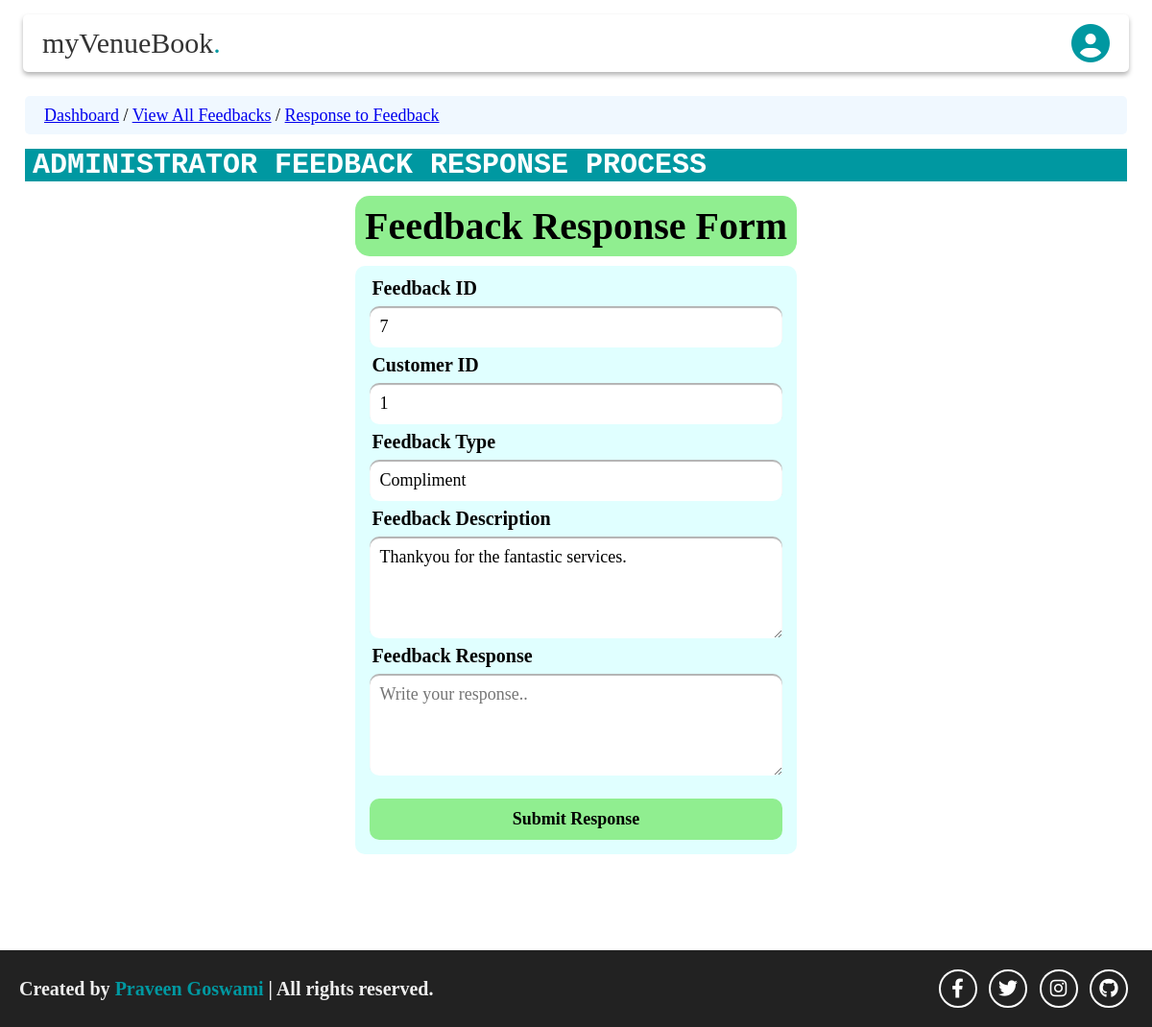
The page /administrator/feedbackresponseform/7/ on the database its author committed.
### customer/models.py (models this page shows)
class feedbackTable(models.Model):
    feedbackId = models.AutoField(primary_key=True)
    customerId = models.ForeignKey(customerTable, on_delete=models.CASCADE)
    feedbackType = models.CharField(max_length=20)
    feedbackDescription = models.TextField()
    feedbackResponse = models.TextField(blank=True)
    feedbackStatus = models.CharField(max_length=20)

class customerTable(models.Model):
    customerId = models.AutoField(primary_key=True)
    customerName = models.CharField(max_length=50)
    customerImage = models.ImageField(upload_to='media/', default='', blank=True)
    customerDob = models.DateField(auto_now=False, auto_now_add=False, null=True)
    customerGender = models.CharField(max_length=15)
    customerEmail = models.EmailField(max_length=100)
    customerMobileCountryCode = models.CharField(max_length=10, default='')
    customerMobileNumber = models.CharField(max_length=20)
    customerAddress = models.CharField(max_length=120)
    customerCity = models.CharField(max_length=50,default='')
    customerState = models.CharField(max_length=50,default='')
    customerPincode = models.CharField(max_length=20,default='')
    customerUsername = models.CharField(max_length=50)
    customerPassword = models.CharField(max_length=50)

### administrator/views.py (the view)
# urls.py: path('feedbackresponseform/<int:feedback_id>/',views.feedbackResponseForm),
def feedbackResponseForm(request, feedback_id):
    feedbackToBeResponded = customerModel.feedbackTable.objects.get(feedbackId = feedback_id)
    context = {'feedback':feedbackToBeResponded}
    response = render(request, 'administrator/feedbackResponseForm.html', context)
    return HttpResponse(response)

### templates/administrator/feedbackResponseForm.html (shortened to what this page needs)
<!DOCTYPE html>
{% extends 'administrator/adminMasterTemplate.html'%}
{% load static %}
    {% block CSS %}
        {{block.super}}
        <link rel="stylesheet" href="{% static 'css/administrator/feedbackResponseForm.css' %}">
    {% endblock CSS %}
    {% block home %}
    <section class="feedback-response-home" id="home">
        <div class="navigator">
            <p><a href="http://localhost:8000/administrator/dashboard/">Dashboard</a> / <a href="http://localhost:8000/administrator/viewallfeedback/">View All Feedbacks</a> / <a href="#">Response to Feedback</a></p>
        </div>
        <div class="heading-container" >
            <h1 class="main-heading">ADMINISTRATOR FEEDBACK RESPONSE PROCESS</h1>
        </div>
        <div class="feedbackformheading">
            <h1>Feedback Response Form</h1>
        </div>
        <div class="feedbackformcontainer">
            <form action="http://localhost:8000/administrator/submitfeedbackresponse/" method="POST" onsubmit="return validateForm()">
            <label for="feedbackid">Feedback ID</label>
            <input type="text" id="feedbackid" name="feedbackid" value="{{feedback.feedbackId}}" readonly>
            <label for="customerid">Customer ID</label>
            <input type="text" id="customerid" name="customerid" value="{{feedback.customerId.customerId}}" readonly>
            <label for="feedbacktype">Feedback Type</label>
            <input type="text" id="feedbacktype" name="feedbacktype" value="{{feedback.feedbackType}}" readonly>
            <label for="feedbackdescription">Feedback Description</label>
            <textarea id="feedbackdescription" name="feedbackdescription" rows="4" readonly>{{feedback.feedbackDescription}}</textarea>
            <label for="feedbackresponse">Feedback Response</label>
            <textarea id="feedbackresponse" name="feedbackresponse" placeholder="Write your response.." rows="4" required></textarea>
            <label id="errormsg"></label>
            <input type="submit" value="Submit Response">
            </form>
        </div>
    </section>
    {% endblock home %}

### static/css/administrator/adminMasterTemplate.css (style rules this page uses)
* { font-family: 'Times New Roman', Times, serif; padding: 0; margin: 0; box-sizing: border-box; text-decoration: none; text-transform: capitalize; }
html { overflow-x: hidden; font-size: 62.5%; }

### static/css/administrator/feedbackResponseForm.css (style rules this page uses)
* { text-transform: none; }
.feedback-response-home { min-height: 100vh; display: flex; align-items: center; flex-direction: column; position: relative; padding:10rem 2.6rem; background: #fff; }
.feedback-response-home .navigator { background-color: aliceblue; height:4rem; width:100%; border-radius: .5rem; display: flex; align-items: center; padding-left:2rem; }
.feedback-response-home .navigator p { font-size:1.8rem; }
.feedback-response-home .navigator p a { text-decoration: underline; font-family:'Times New Roman', Times, serif; }
.feedback-response-home .heading-container { width:100%; }
.feedback-response-home .main-heading { background-color: #0098a1; color:#fff; width:100%; text-transform: uppercase; font-family: 'Courier New', Courier, monospace; font-size:3rem; padding:0rem 0.8rem; margin-top: 1.5rem; }
.feedback-response-home .feedbackformheading { width:40%; background: lightgreen; padding:.8rem; border-radius: 1.5rem; margin-top: 1.5rem; }
.feedback-response-home .feedbackformheading h1 { width:100%; text-align: center; font-size: 4rem; text-transform: none; }
.feedback-response-home .feedbackformcontainer { width:100%; margin-top: 1rem; display: flex; justify-content: center; }
.feedback-response-home .feedbackformcontainer form { width:40%; padding:1rem 1.5rem; background-color:lightcyan; border-radius:1rem; }
.feedback-response-home .feedbackformcontainer form label { display: block; font-size:2rem; padding:.2rem .2rem; font-weight: bold; }
.feedback-response-home .feedbackformcontainer form input, .feedback-response-home .feedbackformcontainer form textarea { display: block; width:100%; border:none; outline:none; text-transform: none; border-radius: 1rem; padding:1.1rem 1rem; font-size:1.8rem; margin:.5rem 0rem; box-shadow: 0rem .2rem .1rem rgba(0,0,0,.3) inset; }
.feedback-response-home .feedbackformcontainer form input[type="submit"] { margin-top: 1.5rem; box-shadow: none; background:lightgreen; cursor: pointer; font-weight: bold; }

### rows shown on the page
feedbackTable: feedbackid "7", customerid "1", feedbacktype "Compliment", feedbackdescription "Thankyou for the fantastic services."
